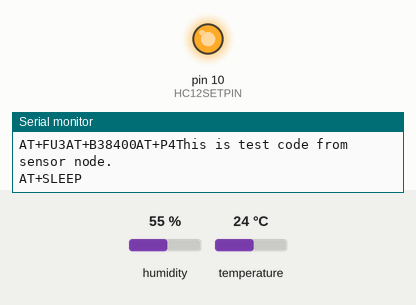
Bench run of a sketch on a simulated Arduino Uno, built with avr-gcc and run on an emulated ATmega328P. Parts: output pins drawn as LEDs (lit = HIGH), the last lines printed to the serial monitor. The inputs (shaded band) are chosen by the test bench; at power-on: temperature 24 °C, humidity 55 %.

Above: at 3.6 s.
3.7 s: temperature set to 30.7 °C
11.7 s: temperature set to 31.5 °C
At 18.79 s:
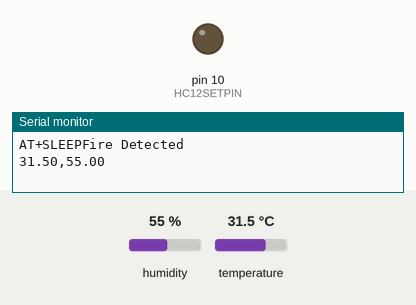
Timing chart, 0 to 20.3 s (numbered marks = the images above; inputs shaded):
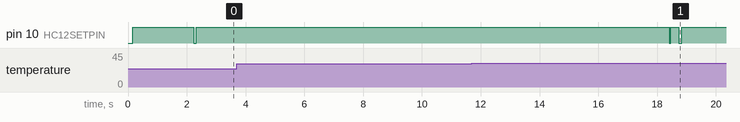

Measured:
- the behaviour switches between 31 and 31.1 °C on temperature (found by bisection; images 0 and 1)
- after the input at 3.7 s, every drawn part: stays the same
- after the input at 11.7 s, pin 10 (HC12SETPIN): HIGH → LOW after 6.7 s, → HIGH 0.04 s later, → LOW 0.29 s later, → HIGH 0.10 s later

The sketch:

SensorNode.ino
```cpp
#include <LowPower.h>
#include <DHT.h>
#include <SoftwareSerial.h>
#include <avr/power.h>

//Constants
#define DHTPIN 2           // DHT22 connected to pin 2
#define DHTTYPE DHT22      // DHT 22  (AM2302)
#define HC12SETPIN 10       // Pin 10 used to send command to HC-12 Transceiver
#define MAXLOOP 150       // Number of datasets per transmission
#define HC12 Serial
// #define DEBUG Serial
// #define DEBUG_SERIAL

// #define DEBUG_RF
// #define DEBUG_TIME
// SoftwareSerial DEBUG(10, 11);  // RX=10, TX=11

// === Variables === //
int counter = 0;
extern volatile unsigned long timer0_millis;
float temp_threshold = 31.0;

#ifdef DEBUG_TIME
  unsigned long startTime;
  unsigned long elapsedTime;
#endif

struct dht_data_structure {
  float temp;
  float humi;
};

struct dht_data_structure dht_data[MAXLOOP];
DHT dht(DHTPIN, DHTTYPE);
// ------------------------------------------------------------------- //

void setup() {
  //  ==== Added power saving feature =======
  ADCSRA = 0;     // disable ADC
  power_all_disable();
  power_timer0_enable();
  power_usart0_enable();
  // ------------------------ //

  HC12.begin(38400); // Initailize Serial Port connected to the HC-12 to 38400 Baud Rate
  pinMode(DHTPIN, INPUT);
  dht.begin();

  // Pull down Pin 8 to enable the RF Transceiver to receive command
  pinMode(HC12SETPIN, OUTPUT);
  digitalWrite(HC12SETPIN, LOW);
  delay(40);

  // Initialize HC-12 Transceiver
  HC12.print("AT+FU3");   // Set HC-12 working mode
  delay(40);
  HC12.print("AT+B38400"); // Set HC-12 Baud Rate
  delay(40);
  HC12.print("AT+P4");    // Set HC-12 Transmitting Power
  delay(40);
  #ifdef DEBUG_RF
    char rc;
    while (HC12.available() > 0) {
      rc = HC12.read();
      HC12.print(rc);
    }
  #endif
  digitalWrite(HC12SETPIN, HIGH);   // Exits command mode, enabling RF transmission
  delay(80);

  // Send text to test connectivity to the receiver
  HC12.println("This is test code from sensor node.");
  delay(2000);
  digitalWrite(HC12SETPIN, LOW);
  delay(40);
  HC12.print("AT+SLEEP");
  delay(40);
  digitalWrite(HC12SETPIN, HIGH);   // Exits command mode, enabling RF transmission
  delay(80);
}

void loop() {
  // 1st and 2nd of readings are only for fire detection.
  // Only the 3rd reading will actually be stored to the memory and used for plot graph etc.

  // =========== 1st read ============ //
  #ifdef DEBUG_TIME
    startTime = micros();
  #endif
  get_dhtdata(dht_data[counter].temp, dht_data[counter].humi);
  check_fire();

  #ifdef DEBUG_TIME
    elapsedTime = micros() - startTime;
    DEBUG.print("Elapsed Time: ");
    DEBUG.println(elapsedTime);
    DEBUG.flush();
  #endif
  LowPower.powerDown(SLEEP_8S, ADC_ON, BOD_OFF); // ADC_ON to let the ADC power state untouched (off)


  // =========== 2nd read ============ //
  #ifdef DEBUG_TIME
    startTime = micros();
  #endif
  get_dhtdata(dht_data[counter].temp, dht_data[counter].humi);
  check_fire();

  #ifdef DEBUG_TIME
    elapsedTime = micros() - startTime;
    DEBUG.print("Elapsed Time: ");
    DEBUG.println(elapsedTime);
    DEBUG.flush();
  #endif
  LowPower.powerDown(SLEEP_8S, ADC_ON, BOD_OFF); // ADC_ON to let the ADC power state untouched (off)

  // =========== 3rd read ============ //
  #ifdef DEBUG_TIME
    startTime = micros();
  #endif
  get_dhtdata(dht_data[counter].temp, dht_data[counter].humi);
  check_fire();
  counter++;
  if (counter == MAXLOOP) {
    send_data();
    counter=0;
  }
  #ifdef DEBUG_TIME
    elapsedTime = micros() - startTime;
    DEBUG.print("Elapsed Time: ");
    DEBUG.println(elapsedTime);
    DEBUG.flush();
  #endif
  LowPower.powerDown(SLEEP_8S, ADC_ON, BOD_OFF); // ADC_ON to let the ADC power state untouched (off)
}


// ================= Functions ================= //

// get humi and temp from DHT22 sensor
void get_dhtdata(float& temp, float& humi) {
  timer0_millis += 20;
  humi = dht.readHumidity();
  temp = dht.readTemperature();

  #ifdef DEBUG_SERIAL
  // Display obtained temp and humi value to terminal for debug
    DEBUG.print("Temperature: ");
    DEBUG.print(temp);
    DEBUG.print("ºC  ");
    DEBUG.print("Humidity: ");
    DEBUG.print(humi);
    DEBUG.println("%");
    DEBUG.flush();
  #endif
}

// Send Data to RF Transceiver
void send_data() {
  // Wake up RF Transceiver
  digitalWrite(HC12SETPIN, LOW);
  delay(50);
  digitalWrite(HC12SETPIN, HIGH);
  delay(80);

  // Send humi and temp to RF Transceiver in the format of: <temp,humi>
  for(int i=0; i<MAXLOOP; i++){
    HC12.print("<");
    HC12.print(dht_data[i].temp);
    HC12.print(",");
    HC12.print(dht_data[i].humi);
    HC12.print(">");
  }

  HC12.print("\n") ;
  HC12.flush(); // Wait for the data to finish transmitting to HC-12
  delay(200);  // **** this delay is needed to make sure HC-12 has already sent all the data


  // Change RF Transceiver back to sleep mode
  digitalWrite(HC12SETPIN, LOW);
  delay(50);
  HC12.print("AT+SLEEP");
  delay(50);
  HC12.flush();

  #ifdef DEBUG_RF
    // receive confirm message from RF Transceiver
    while (HC12.available()) {
      char mg2;
      mg2 = HC12.read();
      DEBUG.print(mg2);  //print out confirm mode change message from RF Transceiver
    }
  #endif

  digitalWrite(HC12SETPIN, HIGH);   // Exits command mode, enabling RF transmission
}

void check_fire(){
  // If current temperature > threshold then send warning and current readings immediately
  // Example Output:  Fire Detected
  //                  24.7,66.7
  if (dht_data[counter].temp > temp_threshold) {
    // Wake up RF Transceiver
    digitalWrite(HC12SETPIN, LOW);
    delay(40);
    digitalWrite(HC12SETPIN, HIGH);
    delay(80);

    // Send warning
    HC12.println("Fire Detected");
    HC12.print(dht_data[counter].temp);
    HC12.print(",");
    HC12.println(dht_data[counter].humi);
    HC12.flush();
    delay(200);

    // Change RF Transceiver back to power saving mode (FU2)
    digitalWrite(HC12SETPIN, LOW);
    delay(50);
    HC12.print("AT+SLEEP");
    delay(50);
    digitalWrite(HC12SETPIN, HIGH);
  }
}
```
